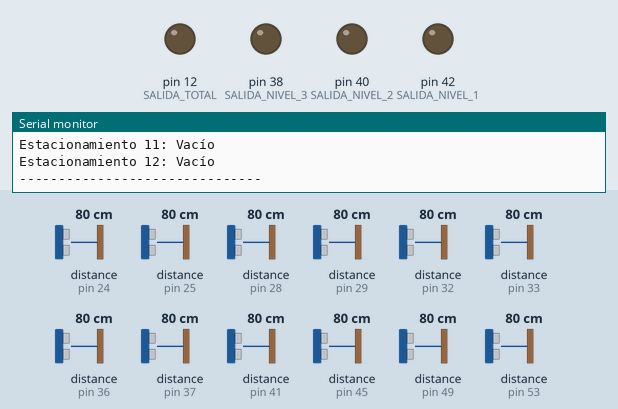
The sketch below on a simulated Arduino Mega 2560, built with avr-gcc and run on an emulated ATmega2560. Shown: output pins drawn as LEDs (lit = HIGH), the last lines printed to the serial monitor. Wiring (inferred from the names in the program): 10 × ultrasonic range finder: trigger pin 22, echo pin 24 / trigger pin 23, echo pin 25 / trigger pin 26, echo pin 28 / trigger pin 27, echo pin 29 / trigger pin 30, echo pin 32 / trigger pin 31, echo pin 33 / trigger pin 34, echo pin 36 / trigger pin 35, echo pin 37 / trigger pin 39, echo pin 41 / trigger pin 43, echo pin 45. Inputs (shaded band) come from the test bench; at power-on: distance to the obstacle (sensors on pin 24, pin 25, pin 28, pin 29, pin 32, pin 33, pin 36, pin 37, pin 41, pin 45, pin 49, pin 53) 80 cm. The echo pulse lasts 58.3 µs per cm; pins used as bus, display or sensor lines are not drawn.

Above: at 7.2 s.
7.3 s: distance to the obstacle (sensor on pin 24) set to 5 cm
14.1 s: distance to the obstacle (sensor on pin 24) set to 2 cm
At 18.8 s:
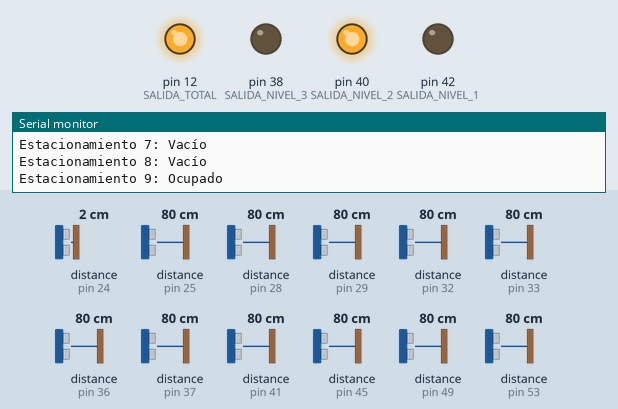
26.1 s: distance to the obstacle (sensor on pin 25) set to 5 cm
32.9 s: distance to the obstacle (sensor on pin 25) set to 2 cm
At 37.6 s:
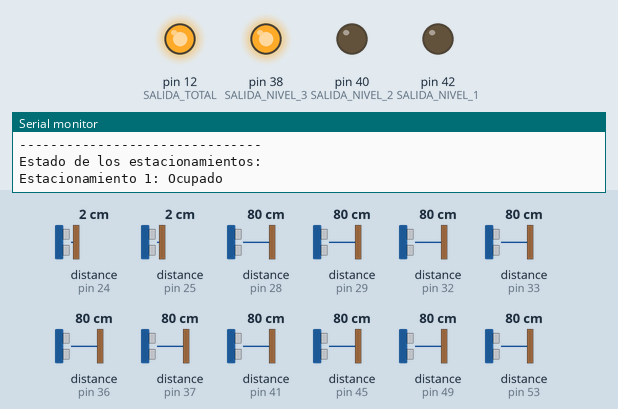
44.9 s: distance to the obstacle (sensor on pin 28) set to 5 cm
53.1 s: distance to the obstacle (sensor on pin 28) set to 2 cm
At 59.1 s:
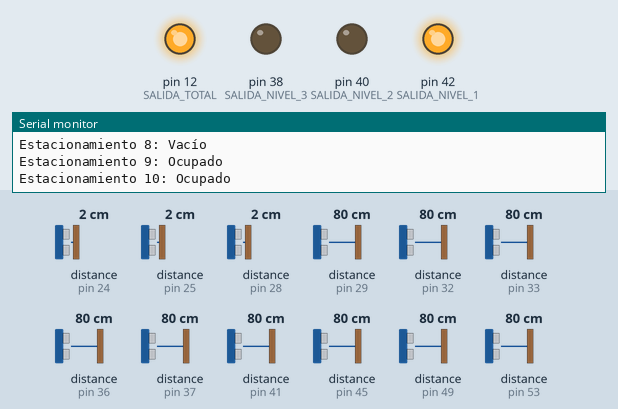
Timing chart, 0 to 60.7 s (numbered marks = the images above; inputs shaded):
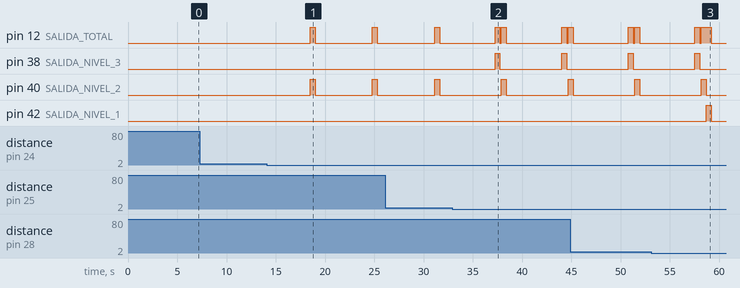

Measured:
- the behaviour switches between 4 and 3 cm on distance to the obstacle (sensor on pin 24) (found by bisection; images 0 and 1)
- the behaviour switches between 4 and 3 cm on distance to the obstacle (sensor on pin 25) (found by bisection; images 1 and 2)
- the behaviour switches between 4 and 3 cm on distance to the obstacle (sensor on pin 28) (found by bisection; images 2 and 3)
- after the input at 14.1 s, pin 12 (SALIDA_TOTAL), pin 40 (SALIDA_NIVEL_2): alternates HIGH for 0.50 s and LOW for 5.8 s, starting after 4.4 s
- after the input at 32.9 s, pin 38 (SALIDA_NIVEL_3): alternates HIGH for 0.50 s and LOW for 6.3 s, starting after 4.4 s
- after the input at 53.1 s, pin 42 (SALIDA_NIVEL_1): LOW → HIGH after 5.6 s, → LOW 0.50 s later

The sketch:

sensores.ino
```cpp
//Nivel 3:
#define TRIG_PIN1 23
#define ECHO_PIN1 25
#define TRIG_PIN2 27
#define ECHO_PIN2 29
#define TRIG_PIN3 31
#define ECHO_PIN3 33
#define TRIG_PIN4 35
#define ECHO_PIN4 37
#define TRIG_PIN5 39
#define ECHO_PIN5 41

//Nivel 2:
#define TRIG_PIN6 43
#define ECHO_PIN6 45
#define TRIG_PIN7 47
#define ECHO_PIN7 49
#define TRIG_PIN8 51
#define ECHO_PIN8 53
#define TRIG_PIN9 22
#define ECHO_PIN9 24

//Nivel 1:
#define TRIG_PIN10 26
#define ECHO_PIN10 28
#define TRIG_PIN11 30
#define ECHO_PIN11 32
#define TRIG_PIN12 34
#define ECHO_PIN12 36

// Pines de salida para los contadores de cada nivel
#define SALIDA_NIVEL_3 38  // Pin para el nivel 3
#define SALIDA_NIVEL_2 40  // Pin para el nivel 2
#define SALIDA_NIVEL_1 42  // Pin para el nivel 1
#define SALIDA_TOTAL 12    // Pin para el total de espacios ocupados

#define RESET 13

// Variables para guardar los estados de ocupación anteriores
bool estado_espacio[12] = {false, false, false, false, false, false, false, false, false, false, false, false};


void setup() {
  Serial.begin(9600);

  // Configurar los pines de los sensores como salida y entrada
  pinMode(TRIG_PIN1, OUTPUT);
  pinMode(ECHO_PIN1, INPUT);
  pinMode(TRIG_PIN2, OUTPUT);
  pinMode(ECHO_PIN2, INPUT);
  pinMode(TRIG_PIN3, OUTPUT);
  pinMode(ECHO_PIN3, INPUT);
  pinMode(TRIG_PIN4, OUTPUT);
  pinMode(ECHO_PIN4, INPUT);
  pinMode(TRIG_PIN5, OUTPUT);
  pinMode(ECHO_PIN5, INPUT);
  pinMode(TRIG_PIN6, OUTPUT);
  pinMode(ECHO_PIN6, INPUT);
  pinMode(TRIG_PIN7, OUTPUT);
  pinMode(ECHO_PIN7, INPUT);
  pinMode(TRIG_PIN8, OUTPUT);
  pinMode(ECHO_PIN8, INPUT);
  pinMode(TRIG_PIN9, OUTPUT);
  pinMode(ECHO_PIN9, INPUT);
  pinMode(TRIG_PIN10, OUTPUT);
  pinMode(ECHO_PIN10, INPUT);
  pinMode(TRIG_PIN11, OUTPUT);
  pinMode(ECHO_PIN11, INPUT);
  pinMode(TRIG_PIN12, OUTPUT);
  pinMode(ECHO_PIN12, INPUT);
  // Configurar los pines de salida para los contadores como salida
  pinMode(SALIDA_NIVEL_3, OUTPUT);
  pinMode(SALIDA_NIVEL_2, OUTPUT);
  pinMode(SALIDA_NIVEL_1, OUTPUT);
  pinMode(SALIDA_TOTAL, OUTPUT);
  pinMode(RESET, OUTPUT);
}


void loop() {
  digitalWrite(RESET, LOW);
  delay(500);
  digitalWrite(RESET, HIGH);


  // Leer cada sensor y verificar si el espacio está ocupado
  verificarEspacio(1, TRIG_PIN1, ECHO_PIN1);
  verificarEspacio(2, TRIG_PIN2, ECHO_PIN2);
  verificarEspacio(3, TRIG_PIN3, ECHO_PIN3);
  verificarEspacio(4, TRIG_PIN4, ECHO_PIN4);
  verificarEspacio(5, TRIG_PIN5, ECHO_PIN5);
  //Nivel 2:
  verificarEspacio(6, TRIG_PIN6, ECHO_PIN6);
  verificarEspacio(7, TRIG_PIN7, ECHO_PIN7);
  verificarEspacio(8, TRIG_PIN8, ECHO_PIN8);
  verificarEspacio(9, TRIG_PIN9, ECHO_PIN9);
  //Nivel 1:
  verificarEspacio(10, TRIG_PIN10, ECHO_PIN10);
  verificarEspacio(11, TRIG_PIN11, ECHO_PIN11);
  verificarEspacio(12, TRIG_PIN12, ECHO_PIN12);

  // Mostrar el estado de cada estacionamiento
  Serial.println("Estado de los estacionamientos:");
  for (int i = 0; i < 5; i++) {
    Serial.print("Estacionamiento ");
    Serial.print(i + 1);
    if (estado_espacio[i]) {
      Serial.println(": Ocupado");
      digitalWrite(SALIDA_TOTAL, HIGH);
      digitalWrite(SALIDA_NIVEL_3, HIGH);
      delay(500);
      digitalWrite(SALIDA_TOTAL, LOW);
      digitalWrite(SALIDA_NIVEL_3, LOW);
    } else {
      Serial.println(": Vacío");
    }
  }

  for (int i = 5; i < 9; i++) {
    Serial.print("Estacionamiento ");
    Serial.print(i + 1);
    if (estado_espacio[i]) {
      Serial.println(": Ocupado");
      digitalWrite(SALIDA_TOTAL, HIGH);
      digitalWrite(SALIDA_NIVEL_2, HIGH);
      delay(500);
      digitalWrite(SALIDA_TOTAL, LOW);
      digitalWrite(SALIDA_NIVEL_2, LOW);
    } else {
      Serial.println(": Vacío");
    }
  }

  for (int i = 9; i < 12; i++) {
    Serial.print("Estacionamiento ");
    Serial.print(i + 1);
    if (estado_espacio[i]) {
      Serial.println(": Ocupado");
      digitalWrite(SALIDA_TOTAL, HIGH);
      digitalWrite(SALIDA_NIVEL_1, HIGH);
      delay(500);
      digitalWrite(SALIDA_TOTAL, LOW);
      digitalWrite(SALIDA_NIVEL_1, LOW);
    } else {
      Serial.println(": Vacío");
    }
  }

  Serial.println("-------------------------------");
  delay(5000); // Esperar 15 segundo antes de la siguiente lectura
}

void verificarEspacio(int numero_espacio, int trigPin, int echoPin) {
  long duracion, distancia;
  digitalWrite(trigPin, LOW);
  delayMicroseconds(2);
  digitalWrite(trigPin, HIGH);
  delayMicroseconds(10);
  digitalWrite(trigPin, LOW);

  duracion = pulseIn(echoPin, HIGH);
  distancia = (duracion / 2) / 29.1;  // Convertir duración a distancia en cm

  // Verificar si el espacio está ocupado (por ejemplo, si la distancia es menor a 20 cm)
  bool ocupado = (distancia < 3);

  // Actualizar el estado del espacio
  estado_espacio[numero_espacio - 1] = ocupado;
}
```
